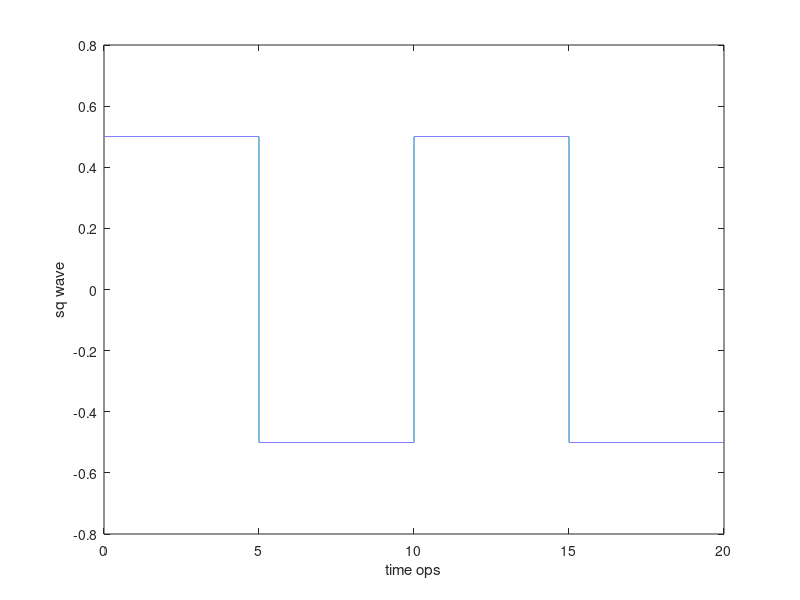
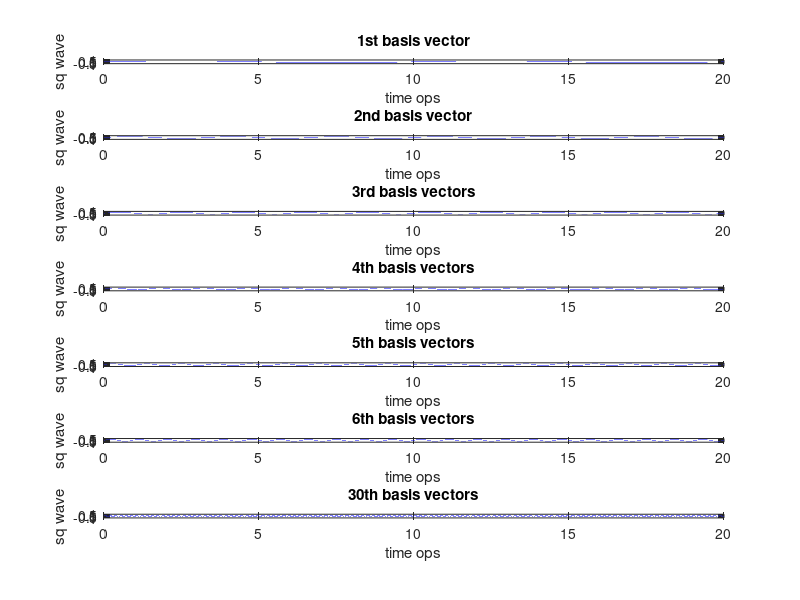

Write the MATLAB code that produced these figures, in order.
%function [ time_pos , sq_wave , B_unnorm ] = generate_data
close all; clc;
n_comps = 30; 
period = 10; 
fundFreq = 1/ period ;
time_pos = 0:0.0001:2* period ; 
harmonics = 2*(1: n_comps ) -1;
sq_wave = floor (0.9* sin (2* pi* fundFreq * time_pos )) +.5; %% generate the signal
B_unnorm = sin (2* pi* fundFreq *( harmonics'* time_pos )) /2; %% generate the basis

%(a)
figure(1)
plot(time_pos,sq_wave);
xlabel('time ops');
ylabel('sq wave');

%(b)
figure(2)
basis_1 = B_unnorm(1, :);
basis_2 = B_unnorm(2, :);
basis_3 = B_unnorm(3, :);
basis_4 = B_unnorm(4, :);
basis_5 = B_unnorm(5, :);
basis_6 = B_unnorm(6, :);
basis_30 = B_unnorm(30, :);

subplot(7, 1, 1)
plot(time_pos, basis_1);
xlabel('time ops');
ylabel('sq wave');
title('1st basis vector')
axis([0 20 -1 1]);
hold on

subplot(7, 1, 2)
plot(time_pos, basis_2);
xlabel('time ops');
ylabel('sq wave');
title('2nd basis vector')
axis([0 20 -1 1]);

subplot(7, 1, 3)
plot(time_pos, basis_3);
xlabel('time ops');
ylabel('sq wave');
title('3rd basis vectors')
axis([0 20 -1 1]);
hold on

subplot(7, 1, 4)
plot(time_pos, basis_4);
xlabel('time ops');
ylabel('sq wave');
title('4th basis vectors')
axis([0 20 -1 1]);
hold on

subplot(7, 1, 5)
plot(time_pos, basis_5);
xlabel('time ops');
ylabel('sq wave');
title('5th basis vectors')
axis([0 20 -1 1]);
hold on

subplot(7, 1, 6)
plot(time_pos, basis_6);
xlabel('time ops');
ylabel('sq wave');
title('6th basis vectors')
axis([0 20 -1 1]);
hold on

subplot(7, 1, 7)
plot(time_pos, basis_30);
xlabel('time ops');
ylabel('sq wave');
title('30th basis vectors')
axis([0 20 -1 1]);
hold on
%ortho = basis_v6*basis_v30'

%end